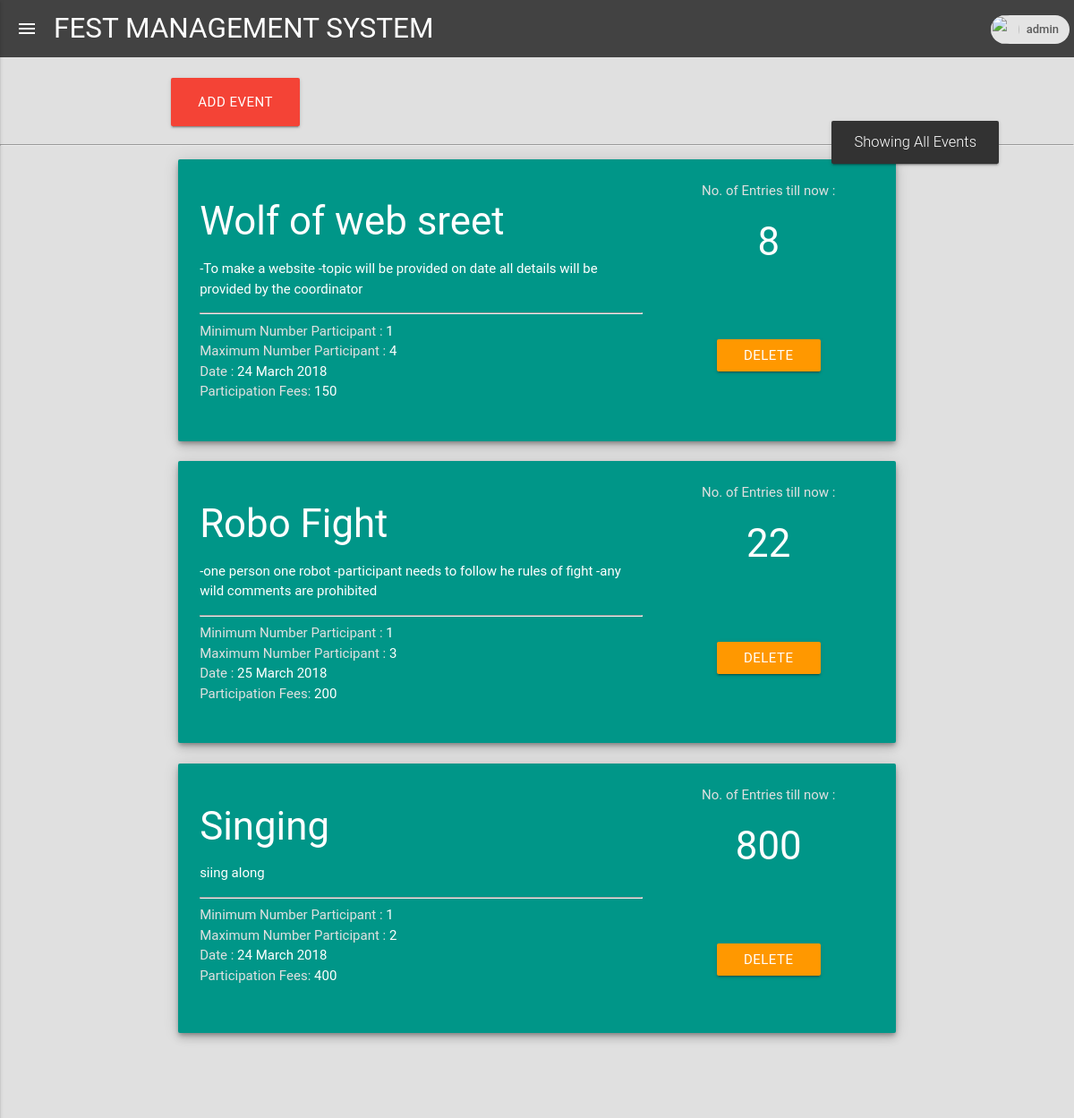
The page /v/allevents (signed in) on the database its author committed.
### organizer/models.py (models this page shows, shortened)
class Event(models.Model):
    name = models.CharField(max_length=200)
    description = models.TextField(max_length=1000)
    minimumparticipant = models.PositiveIntegerField()
    maximumparticipant = models.PositiveIntegerField()
    date = models.CharField(max_length=20)
    entries = models.PositiveIntegerField()
    fees = models.PositiveIntegerField()
    user = models.ManyToManyField(User, null=True, blank=True)

### organizer/views.py (the view)
# urls.py: path('allevents', views.allevents, name='allevents'),
def allevents(request):
    if request.user in users_in_group:
        data = Event.objects.all()
        return render(request, 'pages/allevents.html', {'data': data})
    elif request.user in users_in_group2:
        data = Event.objects.all()
        return render(request, 'student/allevents.html', {'data': data})
    else:
        return HttpResponse('something is wrong wth your credentials, please login again')

### organizer/templates/pages/allevents.html (shortened to what this page needs)
{% extends 'base.html' %}
{% block body %}
<body class = 'grey lighten-2'>
<nav>
    <div class="nav-wrapper  grey darken-3">
      <a href="#" data-activates="mobile-demo" class="button-collapse show-on-large"><i class="material-icons">menu</i></a>
      <a href="" class="brand-logo" target="_blank">FEST MANAGEMENT SYSTEM</a>
                <ul id="nav-mobile" class="right hide-on-small-only">
            <li><div class="chip nav-right">
            <img src="http://www.newdesignfile.com/postpic/2014/01/flat-user-icon-default_355626.png" alt="">
            {{ request.user }}
            </div></li>
        </ul>
    </div>
  </nav>
<div class="row grey lighten-2">
    <br>
    <div class="container">
        <div class="col s12">
                <a href="{% url 'addevent' %}" class="btn btn-wave btn-large red">add event</a>
        </div>
    </div>
</div>
<hr>
<div class="row grey lighten-2">
    <div class="col s12">
        {% for d in data %}
        <div class="row  ">
            <div class="container">
                <div class="col s12">
                    <div class="card-panel teal z-depth-3">
                        <div class="row">
                            <div class="col s8">
                  <span class="white-text ">
                       <h3>{{ d.name }}</h3>
                      <p>{{ d.description }}</p><hr>
                      <span class="grey-text text-lighten-2">Minimum Number Participant : </span>{{ d.minimumparticipant}}<br>
                       <span class="grey-text text-lighten-2">Maximum Number Participant : </span>{{ d.maximumparticipant}}<br>
                       <span class="grey-text text-lighten-2">Date : </span>{{ d.date}}<br>
                       <span class="grey-text text-lighten-2">Participation Fees: </span>{{ d.fees}}<br>
                  </span>
                            </div>
                            <div class="col s4 center-align">
                                <span class="grey-text text-lighten-2 center-align">No. of Entries till now : </span><h3 class="text-white center-align"><span class="white-text">{{ d.entries}}</span></h3>
                                <div class="row valign-wrapper">
                                    <div class="col s12">
                                        <div class="valign"><br><br><br>
                                        <a href="{% url 'eventdelete' d.pk %}"  class="white-text btn btn-small orange">delete</a>
                                        </div></div>
                                </div>
                            </div>
                </div>
                </div>
            </div>
        </div>
        {% endfor %}
    </div>
</div>
</body></html>
{% endblock %}

### rows shown on the page
Event: name "Wolf of web sreet", description "-To make a website -topic will be provided on date all details will be provided by the coordinator", minimumparticipant "1", maximumparticipant "4", date "24 March 2018", fees "150", entries "8"
Event: name "Robo Fight", description "-one person one robot -participant needs to follow he rules of fight -any wild comments are prohibited", minimumparticipant "1", maximumparticipant "3", date "25 March 2018", fees "200", entries "22"
Event: name "Singing", description "siing along", minimumparticipant "1", maximumparticipant "2", date "24 March 2018", fees "400", entries "800"

### other values the page prints
{{ request.user }} "admin"
